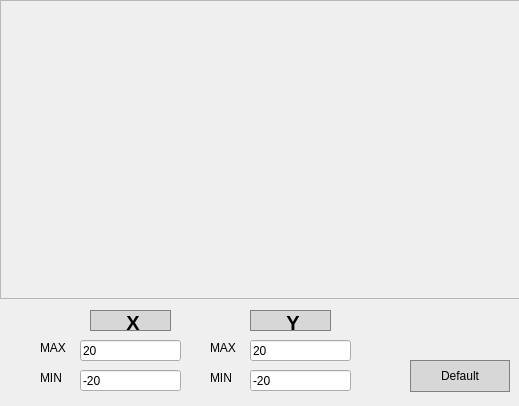
<?xml version="1.0" encoding="UTF-8"?>
<ui version="4.0">
 <class>graph</class>
 <widget class="QDialog" name="graph">
  <property name="geometry">
   <rect>
    <x>0</x>
    <y>0</y>
    <width>519</width>
    <height>406</height>
   </rect>
  </property>
  <property name="windowTitle">
   <string>Dialog</string>
  </property>
  <widget class="QLabel" name="label">
   <property name="geometry">
    <rect>
     <x>90</x>
     <y>310</y>
     <width>81</width>
     <height>21</height>
    </rect>
   </property>
   <property name="font">
    <font>
     <pointsize>15</pointsize>
     <bold>true</bold>
    </font>
   </property>
   <property name="styleSheet">
    <string notr="true">QLabel {
	background-color: rgb(215, 215, 215);
	border: 1px solid gray
}
</string>
   </property>
   <property name="text">
    <string>&lt;html&gt;&lt;head/&gt;&lt;body&gt;&lt;p align=&quot;center&quot;&gt;X&lt;/p&gt;&lt;/body&gt;&lt;/html&gt;</string>
   </property>
  </widget>
  <widget class="QLabel" name="label_2">
   <property name="geometry">
    <rect>
     <x>250</x>
     <y>310</y>
     <width>81</width>
     <height>21</height>
    </rect>
   </property>
   <property name="font">
    <font>
     <pointsize>15</pointsize>
     <bold>true</bold>
    </font>
   </property>
   <property name="styleSheet">
    <string notr="true">QLabel {
	background-color: rgb(215, 215, 215);
	border: 1px solid gray
}
</string>
   </property>
   <property name="text">
    <string>&lt;html&gt;&lt;head/&gt;&lt;body&gt;&lt;p align=&quot;center&quot;&gt;Y&lt;/p&gt;&lt;/body&gt;&lt;/html&gt;</string>
   </property>
  </widget>
  <widget class="QLineEdit" name="x_max">
   <property name="geometry">
    <rect>
     <x>80</x>
     <y>340</y>
     <width>101</width>
     <height>21</height>
    </rect>
   </property>
   <property name="text">
    <string>20</string>
   </property>
  </widget>
  <widget class="QLineEdit" name="x_min">
   <property name="geometry">
    <rect>
     <x>80</x>
     <y>370</y>
     <width>101</width>
     <height>21</height>
    </rect>
   </property>
   <property name="text">
    <string>-20</string>
   </property>
  </widget>
  <widget class="QLineEdit" name="y_max">
   <property name="geometry">
    <rect>
     <x>250</x>
     <y>340</y>
     <width>101</width>
     <height>21</height>
    </rect>
   </property>
   <property name="text">
    <string>20</string>
   </property>
  </widget>
  <widget class="QLineEdit" name="y_min">
   <property name="geometry">
    <rect>
     <x>250</x>
     <y>370</y>
     <width>101</width>
     <height>21</height>
    </rect>
   </property>
   <property name="text">
    <string>-20</string>
   </property>
  </widget>
  <widget class="QLabel" name="label_3">
   <property name="geometry">
    <rect>
     <x>40</x>
     <y>340</y>
     <width>31</width>
     <height>16</height>
    </rect>
   </property>
   <property name="text">
    <string>MAX</string>
   </property>
  </widget>
  <widget class="QLabel" name="label_4">
   <property name="geometry">
    <rect>
     <x>210</x>
     <y>340</y>
     <width>31</width>
     <height>16</height>
    </rect>
   </property>
   <property name="text">
    <string>MAX</string>
   </property>
  </widget>
  <widget class="QLabel" name="label_5">
   <property name="geometry">
    <rect>
     <x>40</x>
     <y>370</y>
     <width>31</width>
     <height>16</height>
    </rect>
   </property>
   <property name="text">
    <string>MIN</string>
   </property>
  </widget>
  <widget class="QLabel" name="label_6">
   <property name="geometry">
    <rect>
     <x>210</x>
     <y>370</y>
     <width>31</width>
     <height>16</height>
    </rect>
   </property>
   <property name="text">
    <string>MIN</string>
   </property>
  </widget>
  <widget class="QPushButton" name="default_value">
   <property name="geometry">
    <rect>
     <x>410</x>
     <y>360</y>
     <width>100</width>
     <height>32</height>
    </rect>
   </property>
   <property name="styleSheet">
    <string notr="true">QPushButton {
	background-color: rgb(215, 215, 215);
	border: 1px solid gray
}
QPushButton:pressed {
	background-color: qlineargradient(x1:0, y1:0, x2:0, y2:1,
								stop: 0 #BEBEBE, stop: 1 #D7D7D7)
}
</string>
   </property>
   <property name="text">
    <string>Default</string>
   </property>
  </widget>
  <widget class="QFrame" name="frame">
   <property name="geometry">
    <rect>
     <x>0</x>
     <y>0</y>
     <width>521</width>
     <height>299</height>
    </rect>
   </property>
   <property name="frameShape">
    <enum>QFrame::StyledPanel</enum>
   </property>
   <property name="frameShadow">
    <enum>QFrame::Raised</enum>
   </property>
  </widget>
 </widget>
 <resources/>
 <connections/>
</ui>
